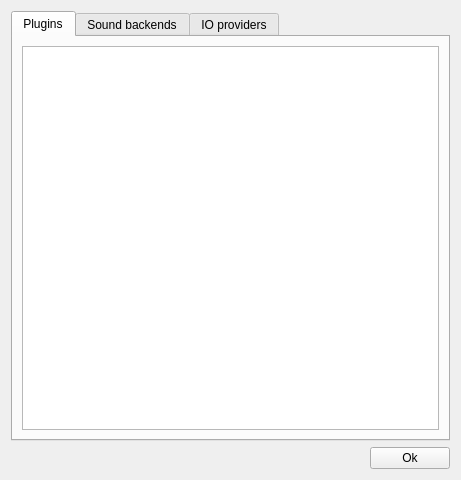
<?xml version="1.0" encoding="UTF-8"?>
<ui version="4.0">
 <class>ComponentsDialog</class>
 <widget class="QWidget" name="ComponentsDialog">
  <property name="geometry">
   <rect>
    <x>0</x>
    <y>0</y>
    <width>461</width>
    <height>480</height>
   </rect>
  </property>
  <property name="windowTitle">
   <string>Components</string>
  </property>
  <property name="windowIcon">
   <iconset resource="../../res/icons.qrc">
    <normaloff>:/zxtune.png</normaloff>:/zxtune.png</iconset>
  </property>
  <layout class="QVBoxLayout" name="verticalLayout">
   <item>
    <widget class="QTabWidget" name="componentsTabs">
     <property name="currentIndex">
      <number>0</number>
     </property>
     <widget class="QWidget" name="pluginsTab">
      <attribute name="title">
       <string>Plugins</string>
      </attribute>
      <layout class="QHBoxLayout" name="horizontalLayout_3">
       <item>
        <widget class="QTreeWidget" name="pluginsTree">
         <attribute name="headerVisible">
          <bool>false</bool>
         </attribute>
         <column>
          <property name="text">
           <string notr="true">1</string>
          </property>
         </column>
        </widget>
       </item>
      </layout>
     </widget>
     <widget class="QWidget" name="backendsTab">
      <attribute name="title">
       <string>Sound backends</string>
      </attribute>
     </widget>
     <widget class="QWidget" name="providersTab">
      <attribute name="title">
       <string>IO providers</string>
      </attribute>
     </widget>
    </widget>
   </item>
   <item>
    <layout class="QHBoxLayout" name="horizontalLayout_2">
     <item>
      <spacer name="horizontalSpacer">
       <property name="orientation">
        <enum>Qt::Horizontal</enum>
       </property>
       <property name="sizeHint" stdset="0">
        <size>
         <width>40</width>
         <height>20</height>
        </size>
       </property>
      </spacer>
     </item>
     <item>
      <widget class="QPushButton" name="okButton">
       <property name="text">
        <string>Ok</string>
       </property>
      </widget>
     </item>
    </layout>
   </item>
  </layout>
 </widget>
 <resources>
  <include location="../../res/icons.qrc"/>
 </resources>
 <connections>
  <connection>
   <sender>okButton</sender>
   <signal>clicked()</signal>
   <receiver>ComponentsDialog</receiver>
   <slot>close()</slot>
   <hints>
    <hint type="sourcelabel">
     <x>413</x>
     <y>460</y>
    </hint>
    <hint type="destinationlabel">
     <x>230</x>
     <y>239</y>
    </hint>
   </hints>
  </connection>
 </connections>
</ui>
